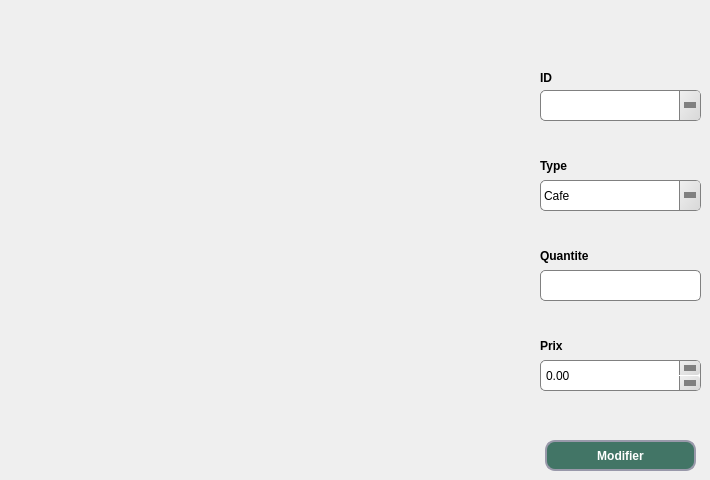
     <widget class="QWidget" name="tab_6">
      <attribute name="title">
       <string>Modifier les données</string>
      </attribute>
      <widget class="QDoubleSpinBox" name="db_prix_sr_modif">
       <property name="geometry">
        <rect>
         <x>540</x>
         <y>360</y>
         <width>161</width>
         <height>31</height>
        </rect>
       </property>
       <property name="styleSheet">
        <string notr="true">QDoubleSpinBox {
    background: qlineargradient(x1:0, y1:0, x2:1, y2:0,
        stop:0 #E1E1E1, stop: 0.4 #DDDDDD,
        stop: 0.5 #D8D8D8, stop: 1.0 #D3D3D3);
    border: 1px solid gray;
    border-radius: 5px;
    padding: 1px 18px 1px 3px;
}

QDoubleSpinBox::up-button {
    subcontrol-origin: padding;
    border-left-color: gray;
    width: 20px;
    border-left-style: solid;
    subcontrol-position: top right;
    border-down-width: 1px;
    border-left-width: 1px;
    border-top-right-radius: 3px;
    border-bottom-right-radius: 3px;
    background: qlineargradient(x1: 0, y1: 0, x2: 1, y2: 1, stop: 0 #f0f0f0, stop: 1 #d8d8d8);
}

QDoubleSpinBox::down-button {
    subcontrol-position: bottom right;
    subcontrol-origin: padding;
    border-left-color: gray;
    width: 20px;
    border-left-width: 1px;
    border-up-width: 1px;
    border-left-style: solid;
    border-top-right-radius: 3px;
    border-bottom-right-radius: 3px;
    background: qlineargradient(x1: 0, y1: 0, x2: 1, y2: 1, stop: 0 #f0f0f0, stop: 1 #d8d8d8);
}

QDoubleSpinBox::up-button:hover, QDateEdit::down-button:hover {
    background-color: #F0F0F0;
}


QDoubleSpinBox::up-arrow {
        width: 0;
    height: 0;
    border-style: solid;
    border-width: 6px 6px 0 6px;
    border-color: gray transparent transparent transparent;
}

QDoubleSpinBox::down-arrow {
    width: 0;
    height: 0;
    border-style: solid;
    border-width: 6px 6px 0 6px;
    border-color: gray transparent transparent transparent;
}

QDoubleSpinBox::hover {
    background: #d0d0d0;
}
QDoubleSpinBox::pressed {
    background: #c8c8c8;
}</string>
       </property>
      </widget>
      <widget class="QLabel" name="label_23">
       <property name="geometry">
        <rect>
         <x>540</x>
         <y>330</y>
         <width>81</width>
         <height>31</height>
        </rect>
       </property>
       <property name="styleSheet">
        <string notr="true">QLabel {
	font: 9pt &quot;MS Shell Dlg 2&quot;;
    color: black;
    font-weight: bold;
}
</string>
       </property>
       <property name="text">
        <string>Prix </string>
       </property>
      </widget>
      <widget class="QLabel" name="label_4">
       <property name="geometry">
        <rect>
         <x>540</x>
         <y>240</y>
         <width>111</width>
         <height>31</height>
        </rect>
       </property>
       <property name="styleSheet">
        <string notr="true">QLabel {
	font: 9pt &quot;MS Shell Dlg 2&quot;;
    color: black;
    font-weight: bold;
}
</string>
       </property>
       <property name="text">
        <string>Quantite </string>
       </property>
      </widget>
      <widget class="QComboBox" name="ComboBox_type_sr_modif">
       <property name="geometry">
        <rect>
         <x>540</x>
         <y>180</y>
         <width>161</width>
         <height>31</height>
        </rect>
       </property>
       <property name="styleSheet">
        <string notr="true">QComboBox {
    background: qlineargradient(x1:0, y1:0, x2:1, y2:0,
        stop:0 #E1E1E1, stop: 0.4 #DDDDDD,
        stop: 0.5 #D8D8D8, stop: 1.0 #D3D3D3);
    border: 1px solid gray;
    border-radius: 5px;
    padding: 1px 18px 1px 3px;
}
QComboBox::down-arrow {
    width: 0;
    height: 0;
    border-style: solid;
    border-width: 6px 6px 0 6px;
    border-color: gray transparent transparent transparent;
}
QComboBox::drop-down {
    subcontrol-origin: padding;
    subcontrol-position: top right;
    width: 20px;
    border-left-width: 1px;
    border-left-color: gray;
    border-left-style: solid;
    border-top-right-radius: 3px;
    border-bottom-right-radius: 3px;
    background: qlineargradient(x1: 0, y1: 0, x2: 1, y2: 1, stop: 0 #f0f0f0, stop: 1 #d8d8d8);

}
QComboBox::hover {
    background: #d0d0d0;
}

QComboBox::pressed {
    background: #c8c8c8;
}</string>
       </property>
       <item>
        <property name="text">
         <string>Cafe</string>
        </property>
       </item>
       <item>
        <property name="text">
         <string>Lavage</string>
        </property>
       </item>
       <item>
        <property name="text">
         <string>Entretien</string>
        </property>
       </item>
      </widget>
      <widget class="QLineEdit" name="le_quantite_sr_modif">
       <property name="geometry">
        <rect>
         <x>540</x>
         <y>270</y>
         <width>161</width>
         <height>31</height>
        </rect>
       </property>
       <property name="styleSheet">
        <string notr="true">QLineEdit {
    background: qlineargradient(x1:0, y1:0, x2:1, y2:0,
        stop:0 #E1E1E1, stop: 0.4 #DDDDDD,
        stop: 0.5 #D8D8D8, stop: 1.0 #D3D3D3);
    border: 1px solid gray;
    border-radius: 5px;
    padding: 1px 18px 1px 3px;
}
QLineEdit::down-arrow {
    width: 0;
    height: 0;
    border-style: solid;
    border-width: 6px 6px 0 6px;
    border-color: gray transparent transparent transparent;
}
QLineEdit::drop-down {
    subcontrol-origin: padding;
    subcontrol-position: top right;
    width: 20px;
    border-left-width: 1px;
    border-left-color: gray;
    border-left-style: solid;
    border-top-right-radius: 3px;
    border-bottom-right-radius: 3px;
    background: qlineargradient(x1: 0, y1: 0, x2: 1, y2: 1, stop: 0 #f0f0f0, stop: 1 #d8d8d8);

}
QLineEdit::hover {
    background: #d0d0d0;
}

QLineEdit::pressed {
    background: #c8c8c8;
}</string>
       </property>
      </widget>
      <widget class="QLabel" name="label_24">
       <property name="geometry">
        <rect>
         <x>540</x>
         <y>150</y>
         <width>101</width>
         <height>31</height>
        </rect>
       </property>
       <property name="styleSheet">
        <string notr="true">QLabel {
	font: 9pt &quot;MS Shell Dlg 2&quot;;
    color: black;
    font-weight: bold;
}
</string>
       </property>
       <property name="text">
        <string>Type </string>
       </property>
      </widget>
      <widget class="QPushButton" name="pb_modifier_sr">
       <property name="geometry">
        <rect>
         <x>545</x>
         <y>440</y>
         <width>151</width>
         <height>31</height>
        </rect>
       </property>
       <property name="font">
        <font>
         <pointsize>9</pointsize>
         <weight>75</weight>
         <bold>true</bold>
        </font>
       </property>
       <property name="styleSheet">
        <string notr="true">QPushButton{
 background: rgb(66, 117, 102);
border-radius:10px;
border-style:solid;
border-width:2px;
border-color:#9999aa;
color:white;
}
QPushButton:enabled{
 background-color: rgb(66, 117, 102);
color:white;
}

QPushButton:pressed{
 background-color: qlineargradient(spread:pad, x1:0.5, y1:0.0342727, x2:0.5, y2:1, stop:0 rgba(0, 255, 255, 255), stop:1 rgba(255, 255, 255, 255));
color:#fffffe;
}

QPushButton:hover:!pressed{
 background-color:   rgb(221,222,217);
color:#0c2f70;
}

QPushButton:disabled{
background-color:rgb(66, 117, 102);
color:#ffffff;
}

</string>
       </property>
       <property name="text">
        <string>Modifier</string>
       </property>
      </widget>
      <widget class="QLabel" name="label_25">
       <property name="geometry">
        <rect>
         <x>540</x>
         <y>70</y>
         <width>56</width>
         <height>16</height>
        </rect>
       </property>
       <property name="styleSheet">
        <string notr="true">QLabel {
	font: 9pt &quot;MS Shell Dlg 2&quot;;
    color: black;
    font-weight: bold;
}
</string>
       </property>
       <property name="text">
        <string>ID </string>
       </property>
      </widget>
      <widget class="QComboBox" name="comboBox_id_modif">
       <property name="geometry">
        <rect>
         <x>540</x>
         <y>90</y>
         <width>161</width>
         <height>31</height>
        </rect>
       </property>
       <property name="styleSheet">
        <string notr="true">QComboBox {
    background: qlineargradient(x1:0, y1:0, x2:1, y2:0,
        stop:0 #E1E1E1, stop: 0.4 #DDDDDD,
        stop: 0.5 #D8D8D8, stop: 1.0 #D3D3D3);
    border: 1px solid gray;
    border-radius: 5px;
    padding: 1px 18px 1px 3px;
}
QComboBox::down-arrow {
    width: 0;
    height: 0;
    border-style: solid;
    border-width: 6px 6px 0 6px;
    border-color: gray transparent transparent transparent;
}
QComboBox::drop-down {
    subcontrol-origin: padding;
    subcontrol-position: top right;
    width: 20px;
    border-left-width: 1px;
    border-left-color: gray;
    border-left-style: solid;
    border-top-right-radius: 3px;
    border-bottom-right-radius: 3px;
    background: qlineargradient(x1: 0, y1: 0, x2: 1, y2: 1, stop: 0 #f0f0f0, stop: 1 #d8d8d8);

}
QComboBox::hover {
    background: #d0d0d0;
}

QComboBox::pressed {
    background: #c8c8c8;
}</string>
       </property>
      </widget>
     </widget>
